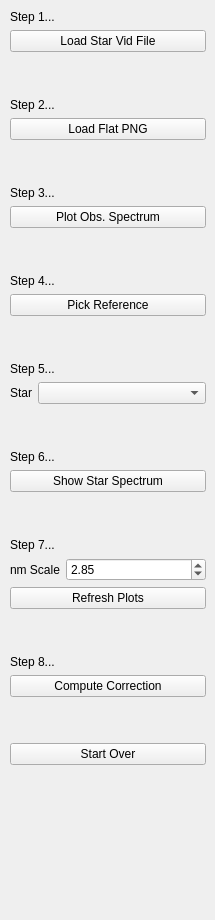
    <widget class="QWidget" name="tab_4">
     <attribute name="title">
      <string>Stellar Calibration</string>
     </attribute>
     <widget class="QWidget" name="verticalLayoutWidget_6">
      <property name="geometry">
       <rect>
        <x>10</x>
        <y>10</y>
        <width>196</width>
        <height>901</height>
       </rect>
      </property>
      <layout class="QVBoxLayout" name="verticalLayout_12">
       <item>
        <layout class="QVBoxLayout" name="verticalLayout_14">
         <item>
          <layout class="QVBoxLayout" name="verticalLayout_13">
           <item>
            <widget class="QLabel" name="label_51">
             <property name="sizePolicy">
              <sizepolicy hsizetype="Preferred" vsizetype="Fixed">
               <horstretch>0</horstretch>
               <verstretch>0</verstretch>
              </sizepolicy>
             </property>
             <property name="text">
              <string>Step 1...</string>
             </property>
            </widget>
           </item>
           <item>
            <widget class="QPushButton" name="UploadStar_button">
             <property name="text">
              <string>Load Star Vid File</string>
             </property>
            </widget>
           </item>
           <item>
            <spacer name="verticalSpacer_15">
             <property name="orientation">
              <enum>Qt::Vertical</enum>
             </property>
             <property name="sizeHint" stdset="0">
              <size>
               <width>20</width>
               <height>40</height>
              </size>
             </property>
            </spacer>
           </item>
           <item>
            <widget class="QLabel" name="label_58">
             <property name="text">
              <string>Step 2...</string>
             </property>
            </widget>
           </item>
           <item>
            <widget class="QPushButton" name="UploadStarFlat_button">
             <property name="text">
              <string>Load Flat PNG</string>
             </property>
            </widget>
           </item>
           <item>
            <spacer name="verticalSpacer_8">
             <property name="orientation">
              <enum>Qt::Vertical</enum>
             </property>
             <property name="sizeHint" stdset="0">
              <size>
               <width>20</width>
               <height>40</height>
              </size>
             </property>
            </spacer>
           </item>
           <item>
            <widget class="QLabel" name="label_52">
             <property name="sizePolicy">
              <sizepolicy hsizetype="Preferred" vsizetype="Fixed">
               <horstretch>0</horstretch>
               <verstretch>0</verstretch>
              </sizepolicy>
             </property>
             <property name="text">
              <string>Step 3...</string>
             </property>
            </widget>
           </item>
           <item>
            <widget class="QPushButton" name="PlotStar_button">
             <property name="text">
              <string>Plot Obs. Spectrum</string>
             </property>
            </widget>
           </item>
           <item>
            <spacer name="verticalSpacer_14">
             <property name="orientation">
              <enum>Qt::Vertical</enum>
             </property>
             <property name="sizeHint" stdset="0">
              <size>
               <width>20</width>
               <height>40</height>
              </size>
             </property>
            </spacer>
           </item>
           <item>
            <widget class="QLabel" name="label_57">
             <property name="text">
              <string>Step 4...</string>
             </property>
            </widget>
           </item>
           <item>
            <widget class="QPushButton" name="PickStarReference_button">
             <property name="text">
              <string>Pick Reference</string>
             </property>
            </widget>
           </item>
           <item>
            <spacer name="verticalSpacer_9">
             <property name="orientation">
              <enum>Qt::Vertical</enum>
             </property>
             <property name="sizeHint" stdset="0">
              <size>
               <width>20</width>
               <height>40</height>
              </size>
             </property>
            </spacer>
           </item>
           <item>
            <widget class="QLabel" name="label_55">
             <property name="sizePolicy">
              <sizepolicy hsizetype="Preferred" vsizetype="Fixed">
               <horstretch>0</horstretch>
               <verstretch>0</verstretch>
              </sizepolicy>
             </property>
             <property name="text">
              <string>Step 5...</string>
             </property>
            </widget>
           </item>
           <item>
            <layout class="QHBoxLayout" name="horizontalLayout_17">
             <item>
              <widget class="QLabel" name="label_56">
               <property name="sizePolicy">
                <sizepolicy hsizetype="Fixed" vsizetype="Fixed">
                 <horstretch>0</horstretch>
                 <verstretch>0</verstretch>
                </sizepolicy>
               </property>
               <property name="text">
                <string>Star</string>
               </property>
              </widget>
             </item>
             <item>
              <widget class="QComboBox" name="ChooseStar_combo"/>
             </item>
            </layout>
           </item>
           <item>
            <spacer name="verticalSpacer_10">
             <property name="orientation">
              <enum>Qt::Vertical</enum>
             </property>
             <property name="sizeHint" stdset="0">
              <size>
               <width>20</width>
               <height>40</height>
              </size>
             </property>
            </spacer>
           </item>
           <item>
            <widget class="QLabel" name="label_53">
             <property name="sizePolicy">
              <sizepolicy hsizetype="Preferred" vsizetype="Fixed">
               <horstretch>0</horstretch>
               <verstretch>0</verstretch>
              </sizepolicy>
             </property>
             <property name="text">
              <string>Step 6...</string>
             </property>
            </widget>
           </item>
           <item>
            <widget class="QPushButton" name="ShowStellarSpectrum_button">
             <property name="text">
              <string>Show Star Spectrum</string>
             </property>
            </widget>
           </item>
           <item>
            <spacer name="verticalSpacer_11">
             <property name="orientation">
              <enum>Qt::Vertical</enum>
             </property>
             <property name="sizeHint" stdset="0">
              <size>
               <width>20</width>
               <height>40</height>
              </size>
             </property>
            </spacer>
           </item>
           <item>
            <widget class="QLabel" name="label_59">
             <property name="text">
              <string>Step 7...</string>
             </property>
            </widget>
           </item>
           <item>
            <layout class="QHBoxLayout" name="horizontalLayout_20">
             <item>
              <widget class="QLabel" name="label_60">
               <property name="sizePolicy">
                <sizepolicy hsizetype="Fixed" vsizetype="Preferred">
                 <horstretch>0</horstretch>
                 <verstretch>0</verstretch>
                </sizepolicy>
               </property>
               <property name="text">
                <string>nm Scale</string>
               </property>
              </widget>
             </item>
             <item>
              <widget class="QDoubleSpinBox" name="doubleSpinBox_2">
               <property name="minimum">
                <double>2.000000000000000</double>
               </property>
               <property name="maximum">
                <double>7.000000000000000</double>
               </property>
               <property name="singleStep">
                <double>0.100000000000000</double>
               </property>
               <property name="value">
                <double>2.850000000000000</double>
               </property>
              </widget>
             </item>
            </layout>
           </item>
           <item>
            <widget class="QPushButton" name="pushButton">
             <property name="text">
              <string>Refresh Plots</string>
             </property>
            </widget>
           </item>
           <item>
            <spacer name="verticalSpacer_16">
             <property name="orientation">
              <enum>Qt::Vertical</enum>
             </property>
             <property name="sizeHint" stdset="0">
              <size>
               <width>20</width>
               <height>40</height>
              </size>
             </property>
            </spacer>
           </item>
           <item>
            <widget class="QLabel" name="label_54">
             <property name="sizePolicy">
              <sizepolicy hsizetype="Preferred" vsizetype="Fixed">
               <horstretch>0</horstretch>
               <verstretch>0</verstretch>
              </sizepolicy>
             </property>
             <property name="text">
              <string>Step 8...</string>
             </property>
            </widget>
           </item>
           <item>
            <widget class="QPushButton" name="ComputeCalibration_button">
             <property name="text">
              <string>Compute Correction</string>
             </property>
            </widget>
           </item>
           <item>
            <spacer name="verticalSpacer_13">
             <property name="orientation">
              <enum>Qt::Vertical</enum>
             </property>
             <property name="sizeHint" stdset="0">
              <size>
               <width>20</width>
               <height>40</height>
              </size>
             </property>
            </spacer>
           </item>
           <item>
            <widget class="QPushButton" name="pushButton_6">
             <property name="text">
              <string>Start Over</string>
             </property>
            </widget>
           </item>
          </layout>
         </item>
         <item>
          <spacer name="verticalSpacer_12">
           <property name="orientation">
            <enum>Qt::Vertical</enum>
           </property>
           <property name="sizeHint" stdset="0">
            <size>
             <width>20</width>
             <height>40</height>
            </size>
           </property>
          </spacer>
         </item>
        </layout>
       </item>
      </layout>
     </widget>
    </widget>
